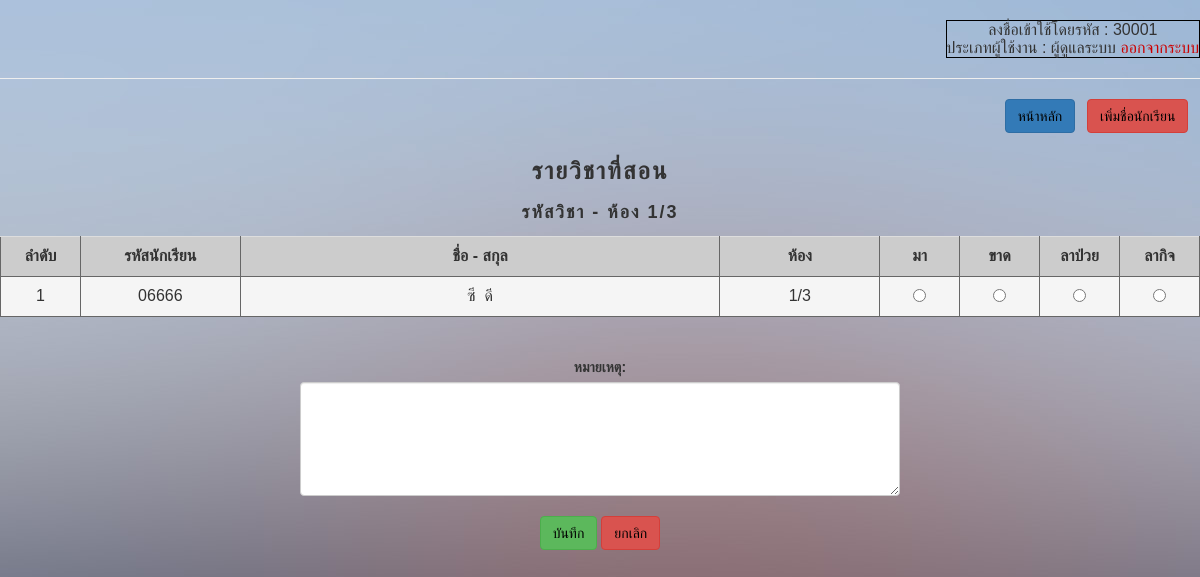
Screenshot of /html5up-dimension/checkattendance_check.php?class=1/3 (signed in) with the database file from the repository.
### tables this page shows
CREATE TABLE `student` (
  `studentID` varchar(255) NOT NULL,
  `studentName` varchar(255) NOT NULL,
  `studentLastname` varchar(255) NOT NULL,
  `studentPhonenumber` varchar(10) NOT NULL,
  `classID` int(11) NOT NULL
);

CREATE TABLE `class` (
  `classID` int(11) NOT NULL,
  `class` varchar(5) NOT NULL
);

### html5up-dimension/checkattendance_check.php (the view, shortened to what this page needs)
<?php
if (!$_SESSION["uname"]){
	  Header("Location: Login.php");
}else{?>
<html>
	<head>
		<link rel="stylesheet" href="https://maxcdn.bootstrapcdn.com/bootstrap/3.3.7/css/bootstrap.min.css">
	</head>
<div class="abcd">
	<body background="/images/bg.jpg">
    <div align="right" class="a" ><br>
      <table border="1" bordercolor="#000000" cellpadding="5">
				<tr>
      		<td>
    		  <center> ลงชื่อเข้าใช้โดยรหัส :
    			<?php echo($_SESSION['userID']);?><br>
          ประเภทผู้ใช้งาน : <?php echo($_SESSION['typeUser']);?>
    			<a href="logout.php"><font color="#CC0000">ออกจากระบบ</font></a></center>
        </tr></td>
        </table>
				<hr>
    </div>
<div align="right">
	<a href="teacherpage.php"><button type="button" class="btn btn-primary"><font color="#000000">หน้าหลัก</font></button></a>	&nbsp;
	<a href="addstudents.php?subjectID=<?php echo $_GET['subjectID']."&class=".$_GET['class'];?>"><button type="button" class="btn btn-danger"><font color="#000000">เพิ่มชื่อนักเรียน</font></button></a> &nbsp;&nbsp;
</div>
<br>
<form method="post" action="confirmcheckattendance.php?subjectID=<?php echo $_GET['subjectID']."&class=".$_GET['class'];?>" >
<center><h3>รายวิชาที่สอน</h3>
<h4>รหัสวิชา <?php echo $_GET['subjectID']; echo "  -    ห้อง  "; echo $_GET['class'];  ?></h4>
</center>
<div class="table-responsive">
<table class="table table-hover" width="800" border="1" align="center" bordercolor="#666666">
	<tr>
		<td width="50" align="center" bgcolor="#CCCCCC"><strong>ลำดับ</strong></td>
		<td width="100"align="center" bgcolor="#CCCCCC"><strong>รหัสนักเรียน</strong></td>
		<td width="300" align="center" bgcolor="#CCCCCC"><strong>ชื่อ - สกุล</strong></td>
		<td width="100" align="center" bgcolor="#CCCCCC"><strong>ห้อง</strong></td>
		<td width="50" align="center" bgcolor="#CCCCCC"><strong>มา</strong></td>
		<td width="50" align="center" bgcolor="#CCCCCC"><strong>ขาด</strong></td>
		<td width="50" align="center" bgcolor="#CCCCCC"><strong>ลาป่วย</strong></td>
		<td width="50" align="center" bgcolor="#CCCCCC"><strong>ลากิจ</strong></td>
</tr>
<?php
include ("connectDB.php");
$strSQL = mysqli_query($mysqli,"select * from class where class='".$_GET['class']."'");
$objResult = mysqli_fetch_array($strSQL);
$strSLQ2 = "select * from student,class where student.classID=class.classID and student.classID='".$objResult['classID']."' order by studentID";
$result = mysqli_query($mysqli, $strSLQ2);
$i=1;
while($row = mysqli_fetch_array($result))
{
	echo "<tr class='active'>";
	echo "<td align='center'>" .$i. "</td>";
echo "<td align='center'>" .$row['studentID']. "</td>"; ?>
<?php
echo "<td align='center'>" .$row['studentName']."&nbsp&nbsp".$row['studentLastname']. "</td>";
echo "<td align='center'>" .$row['class']. "</td>";
echo "<td align='center'><input type='radio' name='typeAttendance_".$i."' value='10001'></td>";
echo "<td align='center'><input type='radio' name='typeAttendance_".$i."' value='10002'></td>";
echo "<td align='center'><input type='radio' name='typeAttendance_".$i."' value='10003'></td>";
echo "<td align='center'><input type='radio' name='typeAttendance_".$i."' value='10004'></td>";
echo "</tr>";
$i=$i+1;
}
?>
</table></div><br>
<div class="container"align="center">
  <label >หมายเหตุ:</label>
 <textarea class="form-control" rows="5" name="note" style="width: 600px"></textarea>
	<br>
	<button type="submit" class="btn btn-success"><font color="#000000">บันทึก</font></button>
	<a href="checkattendance.php"><button type="button" class="btn btn-danger"><font color="#000000">ยกเลิก</font></button></a>
</div>
</form>
	</body>
</html>
<?php }?>

### html5up-dimension/checkattendance_check.php (style rules this page uses)
div.abcd { font-family: "FontAwesome",sans-serif; }
div.abcd h1,h2,h3,h4,h5 { display: block; font-weight: 600; letter-spacing: 0.2rem; line-height: 1.5; margin: 0 0 1rem 0; text-transform: uppercase; }

### rows the page displays
student: studentID "06666", studentName "ซี", studentLastname "ดี", classID.class "1/3"

### other values shown
$_SESSION['userID'] "30001"
$_SESSION['typeUser'] "ผู้ดูแลระบบ"
$_GET['class'] "1/3"
